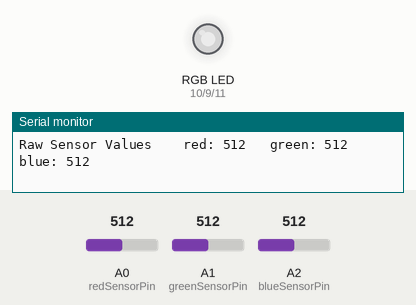
Recording of a sketch running on a simulated Arduino Uno, built with avr-gcc and run on an emulated ATmega328P. On the bench: an RGB LED mixed from three pins (HIGH = lit), the last lines printed to the serial monitor. Inputs (shaded band) come from the test bench; at power-on: A0 (redSensorPin) = 512, A1 (greenSensorPin) = 512, A2 (blueSensorPin) = 512. Dim RGB values are drawn brighter than linear.

Above: at 1.2 s.
1.3 s: A0 (redSensorPin) set to 417
At 2.8 s:
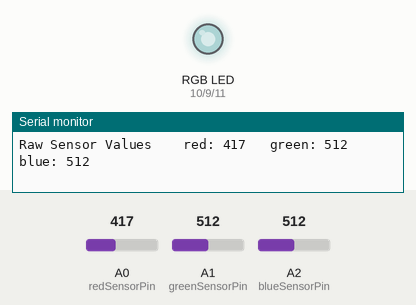
4.3 s: A0 (redSensorPin) set to 390
At 6.0 s:
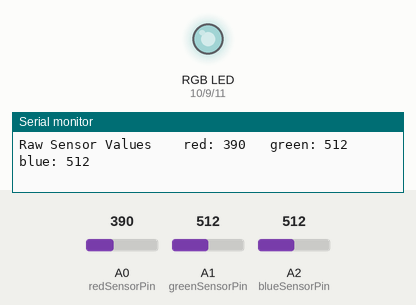
7.3 s: A1 (greenSensorPin) set to 408
At 8.7 s:
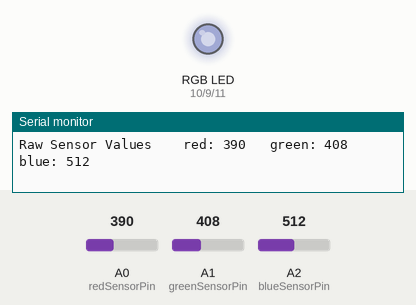
10.3 s: A1 (greenSensorPin) set to 389
At 11.4 s:
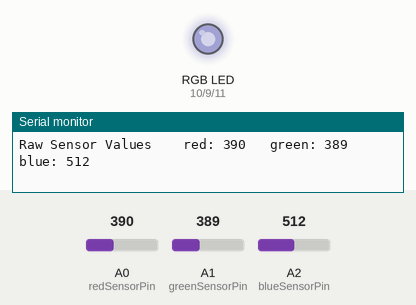
13.3 s: A2 (blueSensorPin) set to 414
At 13.7 s:
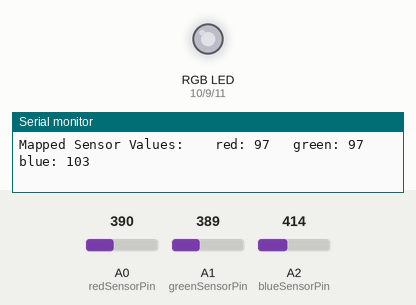
16.3 s: A2 (blueSensorPin) set to 382
At 17.1 s:
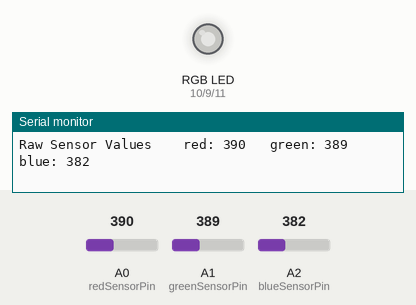
Timing chart, 0 to 19.3 s (numbered marks = the images above; inputs shaded):
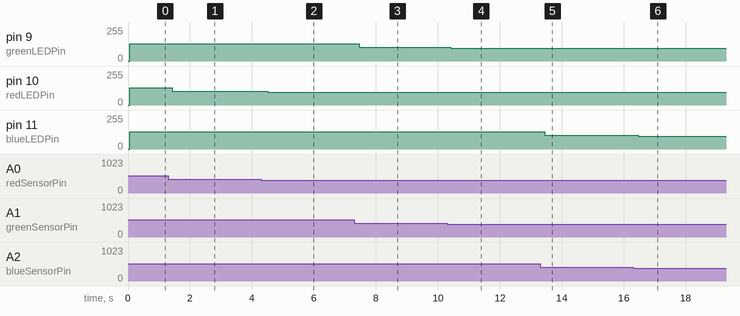

The sketch:

project_04_colorMixingLamp.ino
```cpp
// Digital output pins, but we will assign duty cycles to each pin later
const int greenLEDPin = 9;
const int redLEDPin = 10;
const int blueLEDPin = 11;

// Analog input pins
const int redSensorPin = A0;
const int greenSensorPin = A1;
const int blueSensorPin = A2;

// Represents duty cycle, ranges from 0-255. For example, a value of 127 will yield a duty cycle of 50% as 127 is half of 255
int redValue = 0;
int greenValue = 0;
int blueValue = 0;

// Ranges from 0-1023. Divide by 4 to get a number from 0-255, to use as the duty cycle.
int redSensorValue = 0;
int greenSensorValue = 0;
int blueSensorValue = 0;

void setup(){
    Serial.begin(9600);

    pinMode(greenLEDPin, OUTPUT);
    pinMode(redLEDPin, OUTPUT);
    pinMode(blueLEDPin, OUTPUT);
}

void loop(){
    redSensorValue = analogRead(redSensorPin);
    delay(5);
    greenSensorValue = analogRead(greenSensorPin);
    delay(5);
    blueSensorValue = analogRead(blueSensorPin);

    Serial.print("Raw Sensor Values \t red: ");
    Serial.print(redSensorValue);
    Serial.print("\t green: ");
    Serial.print(greenSensorValue);
    Serial.print("\t blue: ");
    Serial.println(blueSensorValue);

    redValue = redSensorValue / 4;
    greenValue = greenSensorValue / 4;
    blueValue = blueSensorValue / 4;

    Serial.print("Mapped Sensor Values: \t red: ");
    Serial.print(redValue);
    Serial.print("\t green: ");
    Serial.print(greenValue);
    Serial.print("\t blue: ");
    Serial.println(blueValue);

    analogWrite(redLEDPin, redValue);
    analogWrite(greenLEDPin, greenValue);
    analogWrite(blueLEDPin, blueValue);
}
```

Measured:
- after the input at 1.3 s, pin 10 (redLEDPin): 128/255 → 104/255 after 0.13 s
- after the input at 4.3 s, pin 10 (redLEDPin): 104/255 → 97/255 after 0.22 s
- after the input at 7.3 s, pin 9 (greenLEDPin): 128/255 → 102/255 after 0.17 s
- after the input at 10.3 s, pin 9 (greenLEDPin): 102/255 → 97/255 after 0.11 s
- after the input at 13.3 s, pin 11 (blueLEDPin): 128/255 → 103/255 after 0.14 s
- after the input at 16.3 s, pin 11 (blueLEDPin): 103/255 → 95/255 after 0.18 s
